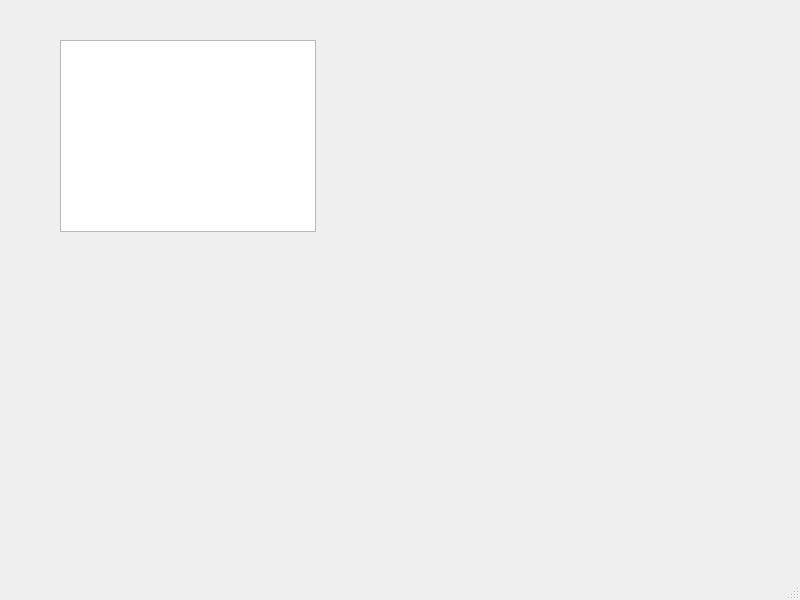
<?xml version="1.0" encoding="UTF-8"?>
<ui version="4.0">
 <class>MainWindow</class>
 <widget class="QMainWindow" name="MainWindow">
  <property name="geometry">
   <rect>
    <x>0</x>
    <y>0</y>
    <width>800</width>
    <height>600</height>
   </rect>
  </property>
  <property name="windowTitle">
   <string>MainWindow</string>
  </property>
  <widget class="QWidget" name="centralwidget">
   <widget class="QTableView" name="tableView">
    <property name="geometry">
     <rect>
      <x>60</x>
      <y>40</y>
      <width>256</width>
      <height>192</height>
     </rect>
    </property>
   </widget>
  </widget>
  <widget class="QMenuBar" name="menubar">
   <property name="geometry">
    <rect>
     <x>0</x>
     <y>0</y>
     <width>800</width>
     <height>17</height>
    </rect>
   </property>
  </widget>
  <widget class="QStatusBar" name="statusbar"/>
 </widget>
 <resources/>
 <connections/>
</ui>
